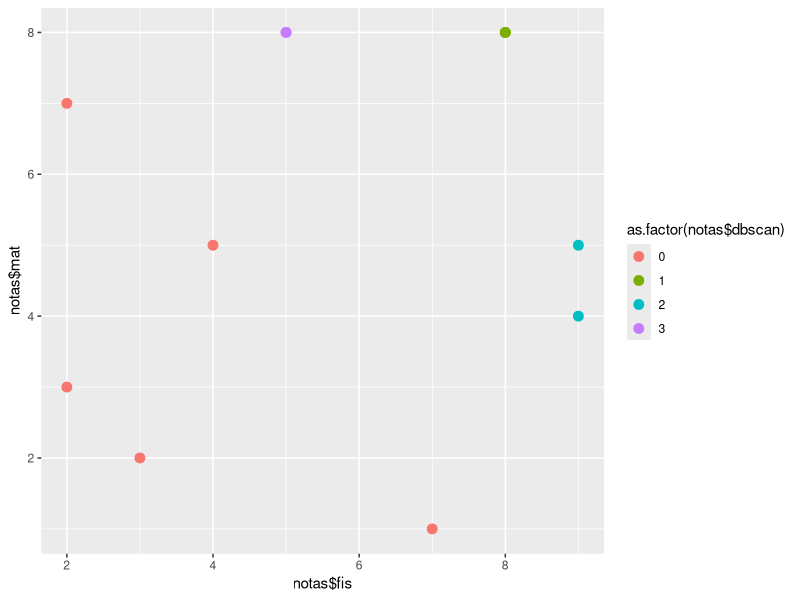

Reproduce this figure in R.
## ---- chunk 1
notas=read.csv('data/notas.csv')
rownames(notas) = notas[,1]
notas = notas[,3:4]
## ---- chunk 2
notas.normalized = scale(notas)
library(dbscan)
dbscan <- fpc::dbscan(notas.normalized, eps = 0.5, MinPts = 2)
dbscan$cluster
## ---- chunk 3
notas$dbscan <- dbscan$cluster

library(ggplot2)
ggplot() +
  geom_point(aes(x = notas$fis,
                 y = notas$mat,
                 color = as.factor(notas$dbscan)),
             size = 3)
